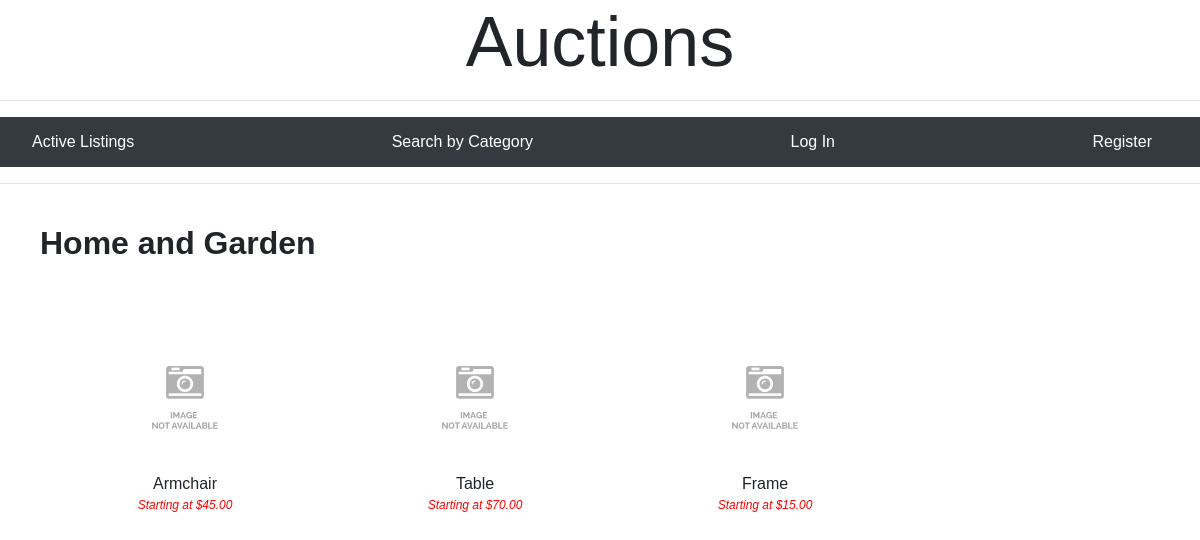
Before: /categories/6 with the older database file.
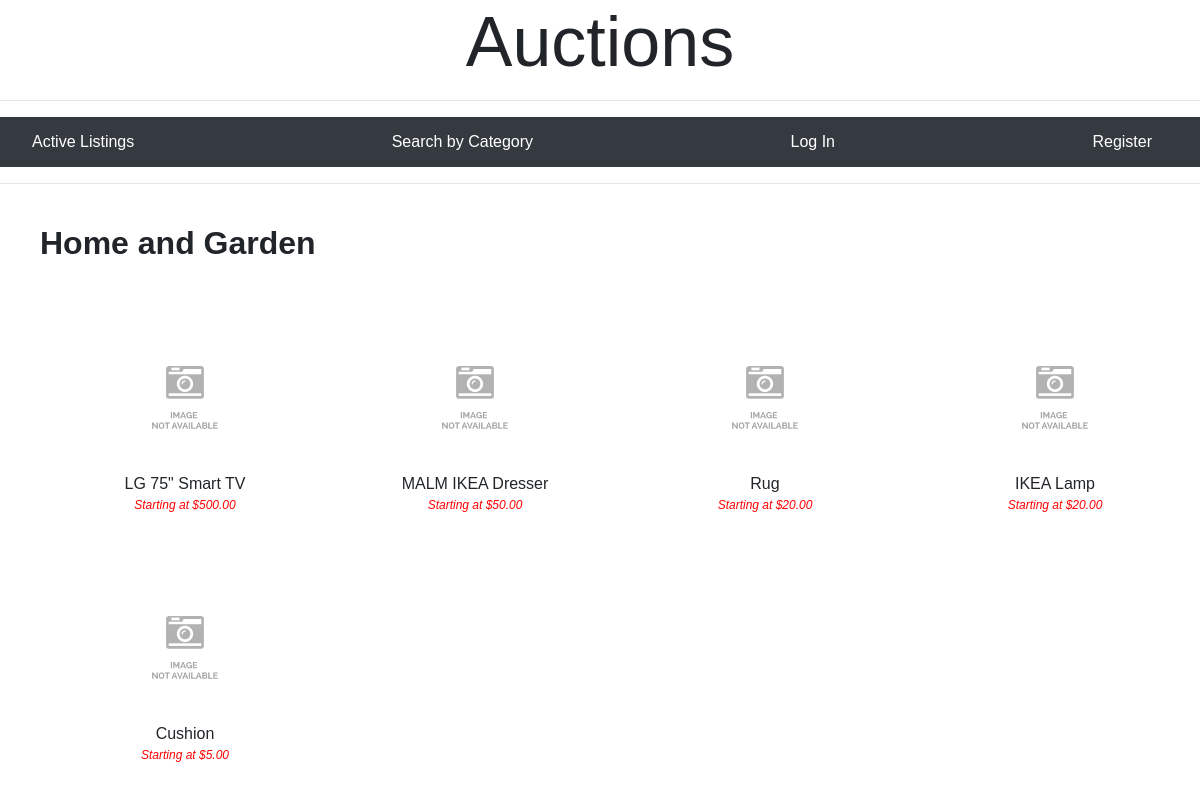
After: the same page with the newer database file.
### auctions/models.py (models this page shows, shortened)
class Category(models.Model):
    id = models.AutoField(primary_key = True)
    url = models.CharField(default = "", max_length = 1000)
    name = models.CharField(max_length = 50, default = "")

class Listing(models.Model):
    status_choice = [('active','active'), ('inactive','inactive')]
    winner = models.ForeignKey(User, on_delete = models.SET_DEFAULT, null = True, default = None, related_name = 'wonitems')
    status = models.CharField(max_length = 10, choices = status_choice, default = 'active')
    title = models.CharField(max_length = 100)
    start_bid = models.DecimalField(decimal_places=2, max_digits = 1000000)
    current_bid = models.DecimalField(default = 0.00, decimal_places = 2, max_digits=100000)
    url = models.CharField(max_length = 200, blank = True)
    description = models.CharField(max_length = 200, default = "")
    category = models.ForeignKey(Category, on_delete = models.CASCADE, related_name = "category_listing", default  = "")
    watched = models.ManyToManyField(User, related_name = "watchedby", blank = True)
    owner = models.ForeignKey(User, on_delete = models.CASCADE, null = True, blank = True, related_name = "owned")

### auctions/views.py (the view)
# urls.py: path("categories/<int:cat_id>", views.category_listing, name = "category_listing"),
def category_listing(request, cat_id):
    if request.method == "GET":
        category = Category.objects.get(id = cat_id)
        listings = category.category_listing.filter(status = 'active')
        return render(request, "auctions/index.html", {
            "title": category.name,
            "listings": listings
        })

### auctions/templates/auctions/index.html
{% extends "auctions/layout.html" %}
{% block pagetitle %}
    {{title}}
{% endblock %}
{% block body %}
    <div>
        {% for listing in listings %}
                <div class = "image_grid">
                    <div class = "image_box">
                        <a href = "{% url 'listing' listing.id %}"><img class = "index_image" src = '{{listing.url}}' onerror = 'this.onerror=null;this.src = "/static/auctions/not_available.png"'></a>
                    </div>
                    <a href = "{% url 'listing' listing.id %}">
                        <div class = "index_title">{{listing.title}}</div>
                    </a>
                    <div class = "index_price">Starting at ${{listing.start_bid}}</div>
                </div>
        {% endfor %}
    </div>
{% endblock %}

### auctions/templates/auctions/layout.html (shortened to what this page needs)
{% load static %}
<!DOCTYPE html>
<html lang="en">
    <head>
        <link rel="stylesheet" href="https://stackpath.bootstrapcdn.com/bootstrap/4.4.1/css/bootstrap.min.css">
        <link href="{% static 'auctions/styles.css' %}" rel="stylesheet">
    </head>
    <body>
        <h1 class = "text-center title">Auctions</h1>
        <hr>
        <nav class = "navbar bg-dark justify-content-center">
        <ul class="nav justify-content-between">
            <li class="nav-item">
                <a class="nav-link" href="{% url 'index' %}">Active Listings</a>
            </li>
            <li class="nav-item">
                <a class="nav-link" href="{% url 'categories' %}">Search by Category</a>
            </li>
            {% if user.is_authenticated %}
                <li class = "nav-item">
                    <a class = "nav-link" href = "{% url 'newlisting' %}">Create a New Listing</a>
                </li>
                <li class="nav-item dropdown_head">
                    <div class="dropdown">
                        <a href="#" class="dropdown-toggle" data-toggle="dropdown">Signed in as {{ user.username }}</a>
                        <div class="dropdown-menu">
                            <a class = "nav-link dropdown-item" href = "{% url 'watchlist' %}">Watchlist</a>
                            <a class = "nav-link dropdown-item" href = "{% url 'posted_auctions' %}">Posted Auctions</a>
                            <a class = "nav-link dropdown-item" href = "{% url 'won_auctions' %}">Won Auctions</a>
                            <a class="nav-link dropdown-item" href="{% url 'login' %}">Sign in with a different account</a>
                            <a class="nav-link dropdown-item" href="{% url 'logout' %}">Log Out</a>
                        </div>
                    </div>
                </li>
            {% else %}
                <li class="nav-item">
                    <a class="nav-link" href="{% url 'login' %}">Log In</a>
                </li>
                <li class="nav-item">
                    <a class="nav-link" href="{% url 'register' %}">Register</a>
                </li>
            {% endif %}
        </ul>
        </nav>
        <hr>
        <main>
            <h2 class = "page_title">
                {% block pagetitle %}
                {% endblock %}
            </h2>
            {% block body %}
            {% endblock %}
        </main>
    </body>
</html>

### auctions/static/auctions/styles.css (style rules this page uses)
body { padding: 0px; font-family:'Trebuchet MS', 'Lucida Sans Unicode', 'Lucida Grande', 'Lucida Sans', Arial, sans-serif; }
.title { font-family: 'Franklin Gothic Medium', 'Arial Narrow', Arial, sans-serif; font-size: 70px; }
h2.page_title { font-style: bold; font-weight: 600; margin-bottom: 40px; margin-top: 40px; }
main { padding-left: 40px; margin-bottom: 150px; }
a.navbar-brand { font-size: 16px; }
ul.nav { width: 100% }
.image_grid { float: left; width: 25%; height: 250px; padding: 20px; text-align: center; }
.image_box { width: 100%; height: 150px; }
img.index_image { max-width: 100%; max-height: 150px; height: auto; }
a > div.index_title { text-align: center; color:#212529; }
div.index_price { color: red; font-size: 12px; font-style: italic; }

Changed rows visible on the page:
no longer on this page (row edited): Listing: title "Armchair", start_bid "45.00"
no longer on this page (row edited): Listing: title "Table", start_bid "70.00"
no longer on this page (row edited): Listing: title "Frame", start_bid "15.00"
added Listing: title "LG 75\" Smart TV", start_bid "500.00"
added Listing: title "MALM IKEA Dresser", start_bid "50.00"
added Listing: title "Rug", start_bid "20.00"
added Listing: title "IKEA Lamp", start_bid "20.00"
added Listing: title "Cushion", start_bid "5.00"
